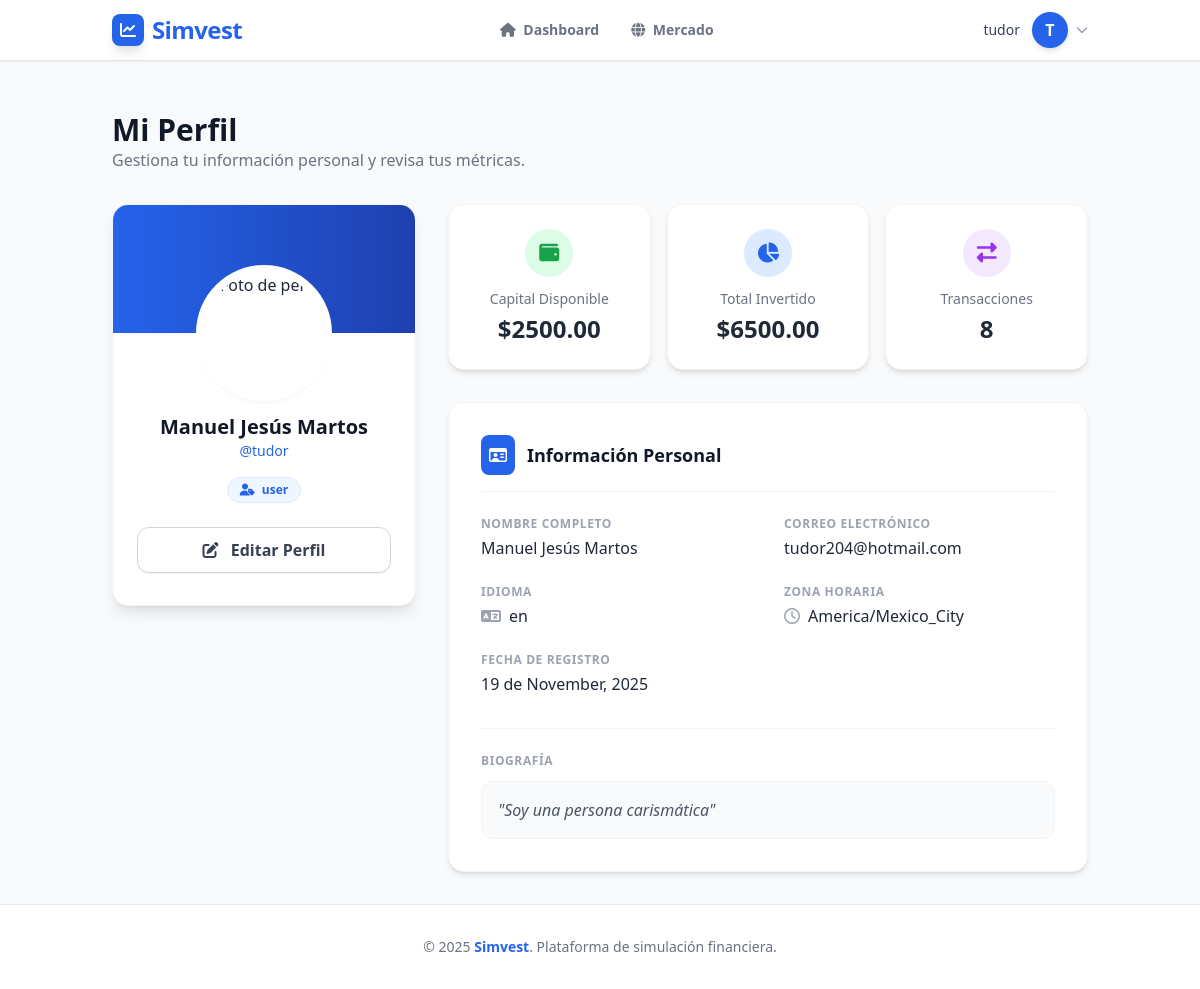
Page /profile/ (signed in) on the earlier database version.
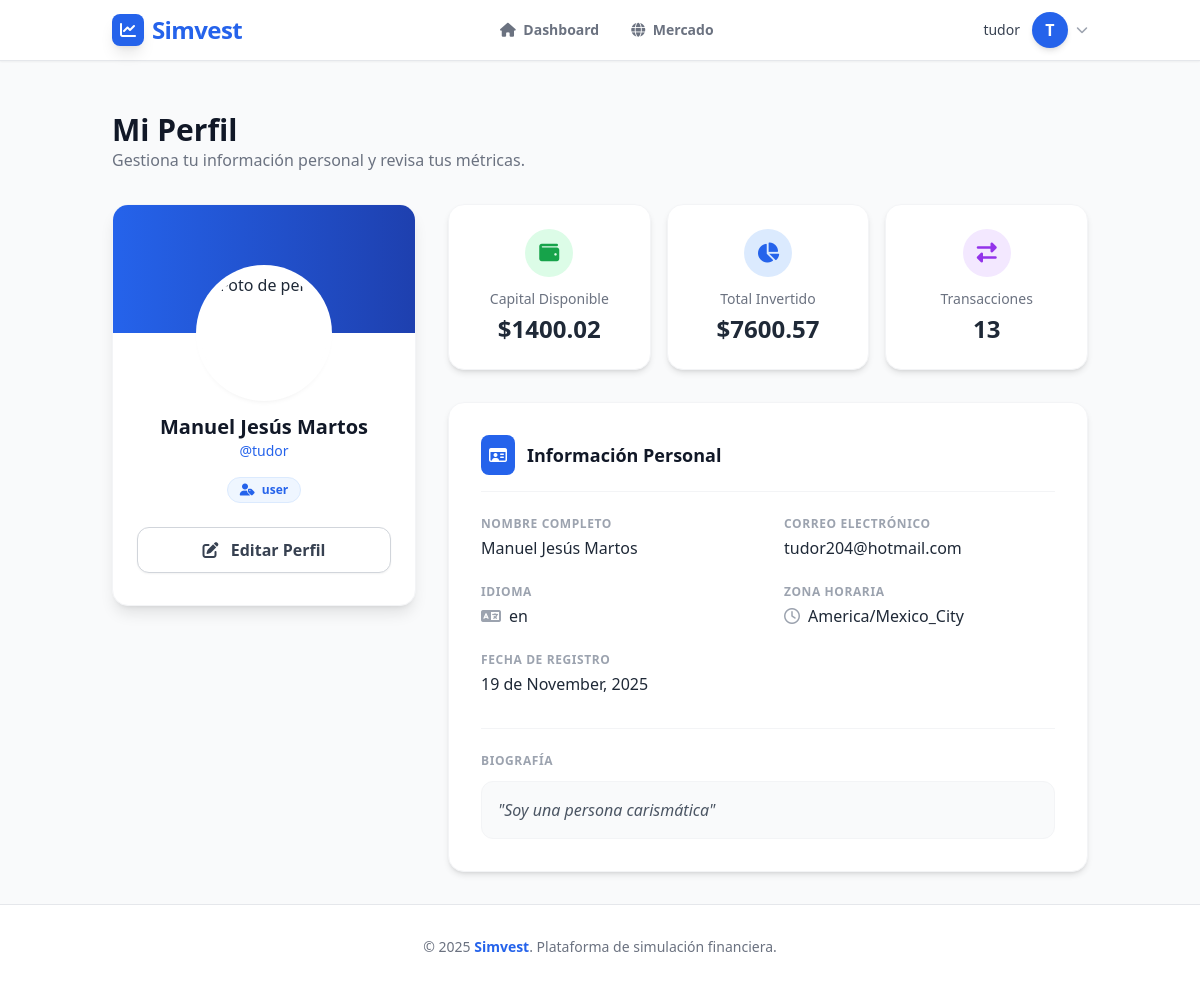
Same page on the later database version.
### app/models.py (models this page shows, shortened)
class User(db.Model, UserMixin):
    __tablename__ = 'users'
    id = db.Column(db.Integer, primary_key=True)
    username = db.Column(db.String(20), unique=True, nullable=False)
    email = db.Column(db.String(120), unique=True, nullable=False)
    password_hash = db.Column(db.String(128), nullable=False)  # Cambiado de password a password_hash
    first_name = db.Column(db.String(50))
    last_name = db.Column(db.String(50))
    capital = db.Column(db.Float, nullable=False, default=10000.00)
    created_at = db.Column(db.DateTime, nullable=False, default=datetime.utcnow)
    last_login = db.Column(db.DateTime)
    is_active = db.Column(db.Boolean, default=True)
    is_verified = db.Column(db.Boolean, default=False)
    profile_picture = db.Column(db.String(255))
    bio = db.Column(db.Text)
    language = db.Column(db.String(10), default='es')
    timezone = db.Column(db.String(50), default='UTC')
    role = db.Column(db.String(20), default='user')
    @property
    def password(self):
        raise AttributeError('La contraseña no es un atributo legible')
    @password.setter
    def password(self, password):
        self.set_password(password)
    def get_full_name(self):
        if self.first_name and self.last_name:
            return f"{self.first_name} {self.last_name}"
        return self.username

### app/controllers/ProfileController.py (the view)
@profile_bp.route('/', methods=['GET'])
@login_required
def profile():
    total_invested = 0
    if hasattr(current_user, 'holdings'):
        for holding in current_user.holdings:
            total_invested += (holding.quantity * holding.purchase_price)
    transactions_count = 0
    if hasattr(current_user, 'transactions'):
        transactions_count = len(current_user.transactions)
    return render_template('Profile/profile.html',
                           user=current_user,
                           total_invested=total_invested,
                           transactions_count=transactions_count)

### app/models.py (called while the page is built)
@login_manager.user_loader
def load_user(user_id):
    return db.session.get(User, int(user_id))

### app/templates/Profile/profile.html (shortened to what the changed rows need)
{% extends "base.html" %}
{% block content %}
<div class="max-w-6xl mx-auto">
    <div class="mb-8">
        <h1 class="text-3xl font-bold text-gray-900 dark:text-white">Mi Perfil</h1>
    </div>
    <div class="grid grid-cols-1 lg:grid-cols-12 gap-8">
        <div class="lg:col-span-4">
            <div class="bg-white dark:bg-gray-800 rounded-2xl shadow-lg border border-gray-100 dark:border-gray-700 overflow-hidden sticky top-24">
                <div class="px-6 pb-8 relative">
                    <div class="text-center">
                        <h2 class="text-xl font-bold text-gray-900 dark:text-white">
                            {{ user.get_full_name() or user.username }}
                        </h2>
                        <p class="text-sm text-simvest-blue dark:text-simvest-lightblue font-medium mb-4">
                            @{{ user.username }}
                        </p>
                        <div class="flex justify-center gap-2 mb-6">
                            <span class="px-3 py-1 rounded-full text-xs font-semibold bg-blue-50 text-blue-600 dark:bg-blue-900/30 dark:text-blue-200 border border-blue-100 dark:border-blue-800">
                                <i class="fa-solid fa-user-tag mr-1"></i> {{ user.role or 'Inversor' }}
                            </span>
                        </div>
                        <a href="{{ url_for('profile.edit_profile') }}"
                           class="w-full block bg-white dark:bg-gray-700 border border-gray-300 dark:border-gray-600 text-gray-700 dark:text-gray-200 font-semibold py-2.5 px-4 rounded-xl hover:bg-gray-50 dark:hover:bg-gray-600 transition duration-200 shadow-sm">
                           <i class="fa-solid fa-pen-to-square mr-2"></i> Editar Perfil
                        </a>
                    </div>
                </div>
            </div>
        </div>
        <div class="lg:col-span-8 space-y-8">
            <div class="grid grid-cols-1 md:grid-cols-3 gap-4">
                <div class="bg-white dark:bg-gray-800 p-6 rounded-2xl shadow-md border border-gray-100 dark:border-gray-700 flex flex-col items-center text-center hover:shadow-lg transition-shadow">
                    <div class="w-12 h-12 bg-green-100 text-green-600 dark:bg-green-900/30 dark:text-green-400 rounded-full flex items-center justify-center mb-3 text-xl">
                        <i class="fa-solid fa-wallet"></i>
                    </div>
                    <p class="text-sm text-gray-500 dark:text-gray-400 font-medium">Capital Disponible</p>
                    <h3 class="text-2xl font-bold text-gray-800 dark:text-white mt-1">
                        ${{ "%.2f"|format(user.capital) }}
                    </h3>
                </div>
                <div class="bg-white dark:bg-gray-800 p-6 rounded-2xl shadow-md border border-gray-100 dark:border-gray-700 flex flex-col items-center text-center hover:shadow-lg transition-shadow">
                    <div class="w-12 h-12 bg-blue-100 text-simvest-blue dark:bg-blue-900/30 dark:text-blue-400 rounded-full flex items-center justify-center mb-3 text-xl">
                        <i class="fa-solid fa-chart-pie"></i>
                    </div>
                    <p class="text-sm text-gray-500 dark:text-gray-400 font-medium">Total Invertido</p>
                    <h3 class="text-2xl font-bold text-gray-800 dark:text-white mt-1">
                        ${{ "%.2f"|format(total_invested) }}
                    </h3>
                </div>
                <div class="bg-white dark:bg-gray-800 p-6 rounded-2xl shadow-md border border-gray-100 dark:border-gray-700 flex flex-col items-center text-center hover:shadow-lg transition-shadow">
                    <div class="w-12 h-12 bg-purple-100 text-purple-600 dark:bg-purple-900/30 dark:text-purple-400 rounded-full flex items-center justify-center mb-3 text-xl">
                        <i class="fa-solid fa-right-left"></i>
                    </div>
                    <p class="text-sm text-gray-500 dark:text-gray-400 font-medium">Transacciones</p>
                    <h3 class="text-2xl font-bold text-gray-800 dark:text-white mt-1">
                        {{ transactions_count }}
                    </h3>
                </div>
            </div>
            <div class="bg-white dark:bg-gray-800 rounded-2xl shadow-md border border-gray-100 dark:border-gray-700 p-8">
                <div class="grid grid-cols-1 md:grid-cols-2 gap-y-6 gap-x-8">
                    <div>
                        <label class="block text-xs font-semibold text-gray-400 uppercase tracking-wider mb-1">Nombre Completo</label>
                        <p class="text-gray-800 dark:text-gray-200 font-medium">
                            {{ user.first_name }} {{ user.last_name }}
                        </p>
                    </div>
                    <div>
                        <label class="block text-xs font-semibold text-gray-400 uppercase tracking-wider mb-1">Correo Electrónico</label>
                        <p class="text-gray-800 dark:text-gray-200 font-medium">{{ user.email }}</p>
                    </div>
                    <div>
                        <label class="block text-xs font-semibold text-gray-400 uppercase tracking-wider mb-1">Idioma</label>
                        <p class="text-gray-800 dark:text-gray-200 font-medium flex items-center gap-2">
                            <i class="fa-solid fa-language text-gray-400"></i> {{ user.language or 'Español' }}
                        </p>
                    </div>
                    <div>
                        <label class="block text-xs font-semibold text-gray-400 uppercase tracking-wider mb-1">Zona Horaria</label>
                        <p class="text-gray-800 dark:text-gray-200 font-medium flex items-center gap-2">
                            <i class="fa-regular fa-clock text-gray-400"></i> {{ user.timezone or 'UTC' }}
                        </p>
                    </div>
                    <div>
                        <label class="block text-xs font-semibold text-gray-400 uppercase tracking-wider mb-1">Fecha de Registro</label>
                        <p class="text-gray-800 dark:text-gray-200 font-medium">
                            {{ user.created_at.strftime('%d de %B, %Y') }}
                        </p>
                    </div>
                </div>
                {% if user.bio %}
                <div class="mt-8 pt-6 border-t border-gray-100 dark:border-gray-700">
                    <label class="block text-xs font-semibold text-gray-400 uppercase tracking-wider mb-3">Biografía</label>
                    <div class="bg-gray-50 dark:bg-gray-700/50 p-4 rounded-xl text-gray-600 dark:text-gray-300 italic border border-gray-100 dark:border-gray-600">
                        "{{ user.bio }}"
                    </div>
                </div>
                {% endif %}
            </div>
        </div>
    </div>
</div>
{% endblock %}

### app/templates/base.html (shortened to what this page needs)
<!DOCTYPE html>
<html lang="es" class="scroll-smooth">
<head>
  <script src="https://cdn.tailwindcss.com"></script>
  <link href="https://unpkg.com/aos@2.3.1/dist/aos.css" rel="stylesheet">
  <link rel="stylesheet" href="https://cdnjs.cloudflare.com/ajax/libs/font-awesome/6.4.0/css/all.min.css">
</head>
<body class="font-sans text-simvest-gray bg-simvest-bg dark:bg-simvest-darkbg dark:text-gray-100 transition-colors duration-300">
  <header class="bg-white/90 dark:bg-gray-800/90 backdrop-blur-md shadow-sm fixed w-full top-0 z-50 border-b border-gray-200 dark:border-gray-700 transition-colors duration-300">
    <div class="container mx-auto flex justify-between items-center px-6 py-3">
      <a href="{{ url_for('dashboard.dashboard') }}" class="flex items-center gap-2 group">
        <div class="w-8 h-8 bg-simvest-blue text-white flex items-center justify-center rounded-lg shadow-lg group-hover:rotate-12 transition-transform">
            <i class="fa-solid fa-chart-line"></i>
        </div>
        <span class="text-2xl font-extrabold tracking-tight text-simvest-blue dark:text-simvest-lightblue">
          Simvest
        </span>
      </a>
      {% if current_user.is_authenticated %}
      <nav class="hidden md:flex items-center space-x-8">
          <a href="{{ url_for('dashboard.dashboard') }}"
             class="text-sm font-semibold transition-colors duration-200
             {% if request.endpoint == 'dashboard.dashboard' %} text-simvest-blue dark:text-simvest-lightblue {% else %} text-gray-500 hover:text-simvest-blue dark:text-gray-400 dark:hover:text-white {% endif %}">
             <i class="fa-solid fa-house mr-1"></i> Dashboard
          </a>
          <a href="{{ url_for('market.market') }}"
             class="text-sm font-semibold transition-colors duration-200
             {% if request.endpoint == 'market.market' %} text-simvest-blue dark:text-simvest-lightblue {% else %} text-gray-500 hover:text-simvest-blue dark:text-gray-400 dark:hover:text-white {% endif %}">
             <i class="fa-solid fa-globe mr-1"></i> Mercado
          </a>
      </nav>
      {% endif %}
      <div class="flex items-center gap-4">
        {% if current_user.is_authenticated %}
          <div class="relative ml-3">
            <div>
              <button type="button" onclick="toggleDropdown()" class="flex items-center gap-2 max-w-xs bg-white dark:bg-gray-800 rounded-full focus:outline-none focus:ring-2 focus:ring-offset-2 focus:ring-simvest-blue" id="user-menu-button" aria-expanded="false" aria-haspopup="true">
                <span class="hidden md:block text-sm font-medium text-gray-700 dark:text-gray-200 mr-1">
                    {{ current_user.username }}
                </span>
                {% if current_user.profile_picture %}
                    <img class="h-9 w-9 rounded-full object-cover border border-gray-200 dark:border-gray-600" src="{{ url_for('static', filename='uploads/' + current_user.profile_picture) }}" alt="">
                {% else %}
                    <div class="h-9 w-9 rounded-full bg-simvest-blue text-white flex items-center justify-center font-bold shadow-md">
                        {{ current_user.username[0] | upper }}
                    </div>
                {% endif %}
                <i class="fa-solid fa-chevron-down text-xs text-gray-400"></i>
              </button>
            </div>
          </div>
        {% endif %}
      </div>
    </div>
  </header>
  <main data-aos="fade-up" data-aos-delay="50" class="container mx-auto px-6 py-8">
    {% block content %}{% endblock %}
  </main>
  <footer class="bg-white border-t border-gray-200 dark:bg-simvest-darkbg dark:border-gray-800 text-gray-500 dark:text-gray-400 py-8 mt-auto">
    <div class="container mx-auto px-6 text-center">
      <p class="text-sm">&copy; 2025 <span class="font-bold text-simvest-blue">Simvest</span>. Plataforma de simulación financiera.</p>
    </div>
  </footer>
</body>
</html>

Differences in the rows shown:
changed User "Manuel Jesús Martos": capital "2500.00" → "1400.02"
Other differences:
{{ "%.2f"|format(total_invested) }}: "6500.00" → "7600.57"
{{ transactions_count }}: "8" → "13"
